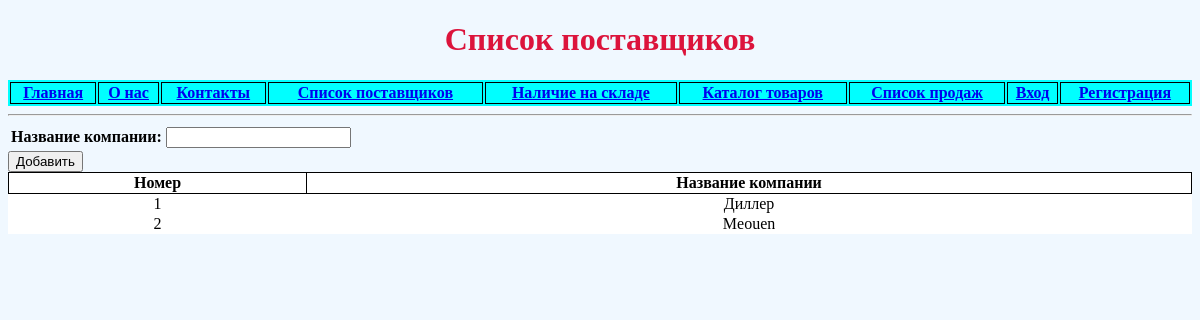
The app's page /suppliers with its own data.
### example_app/models.py (models this page shows, shortened)
class Company(models.Model):
    name = models.CharField(max_length=20)

### example_app/views.py (the view)
# urls.py: path('suppliers', suppliers),
def suppliers(request):
    companies = Company.objects.all()
    form = CompanyForm()
    return render(request, 'suppliers.html', {'companies': companies, 'form': form})

### example_app/forms.py
class CompanyForm(ModelForm):
    class Meta:
        model = Company
        fields = ['name']
        labels = {'name': 'Название компании'}

### example_app/templates/suppliers.html (shortened to what this page needs)
{% extends "base.html" %}
{% load static %}
{% block header %}
Список поставщиков
{% endblock header %}
{% block content %}
<form method="POST" action="create_company/">
  <table>{{form}}</table>
  <input type="submit" value="Добавить">
</form>
<table class="warehouse">
  <tr><th class="warehouse">Номер</th><th class="warehouse">Название компании</th></tr>
    {% for company in companies %}
  <tr><td align="center">{{ company.id }}</td><td align="center">{{ company.name }}</td></tr>
    {% endfor %}
</table>
{% endblock content %}

### example_app/static/css/style.css (style rules this page uses)
body { font-family: "Times New Roman"; background: aliceblue; }
table.warehouse { background: white; width: 100%; border-collapse: collapse }
th.warehouse { text-align: center; border: 1px solid black }

### records on screen
Company: id "1", name "Диллер"
Company: id "2", name "Meouen"
